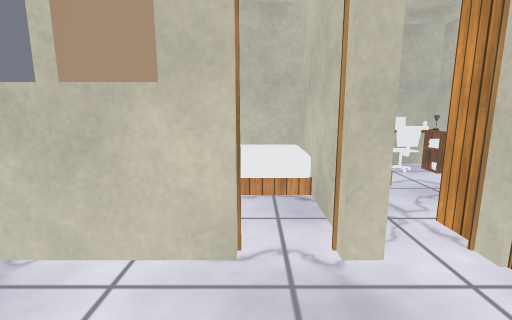
View 1 (above)

24 first-person views from a walk through a scene from a Unity 3-D project. The camera is 1.2 m above the floor, tilts 10° down and sees 85° across. Doors are open. The floor is counted in squares, 0.5 m on a side. Each view is taken from the middle of a square. On the plan, view 1 faces up. The plan holds only what a view shows up to about 18 squares ahead; the rest is blank. The place goes on beyond the plan. The player is left out. Surface patterns are stand-ins for the level's own textures.

View 2
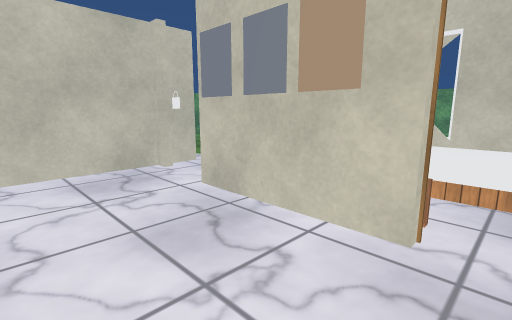

View 3
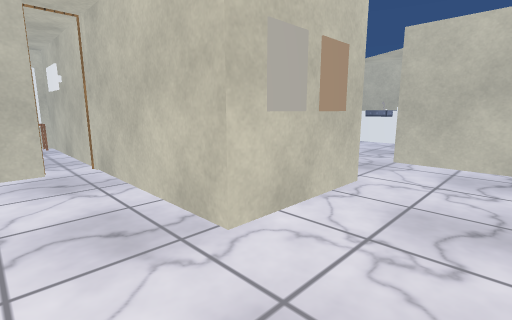

View 4
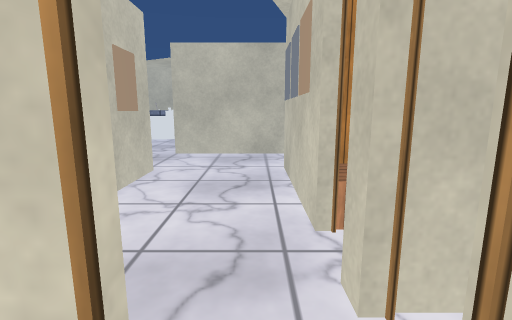

View 5
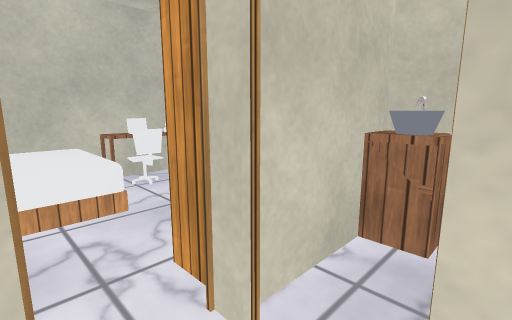

View 6
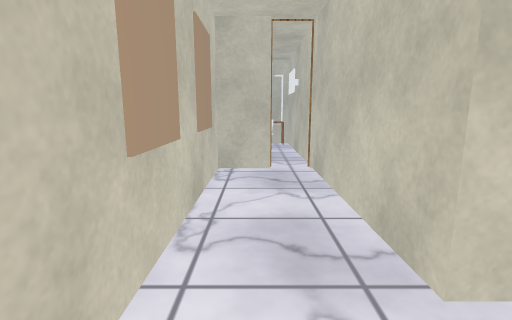

View 7
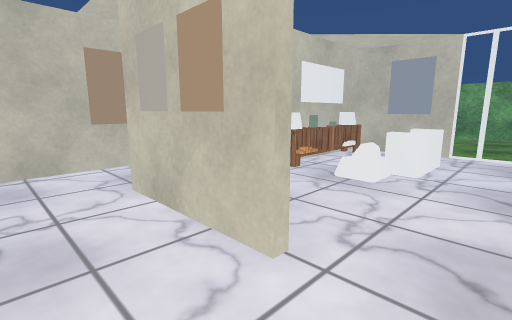

View 8
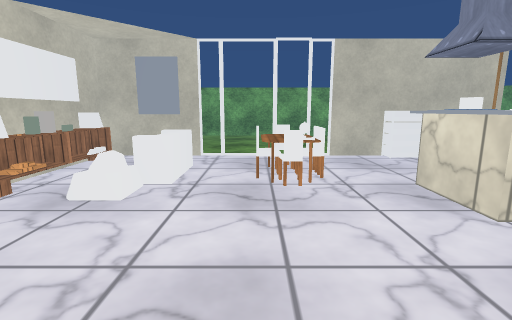

View 9
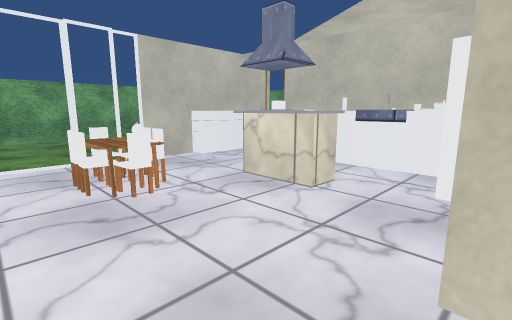

View 10
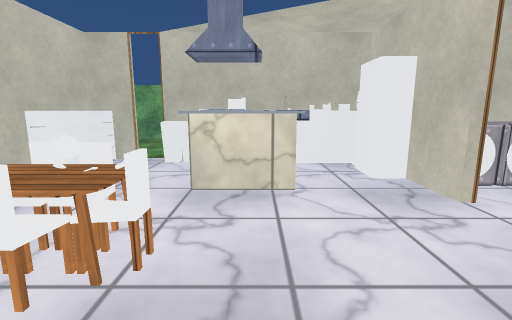

View 11
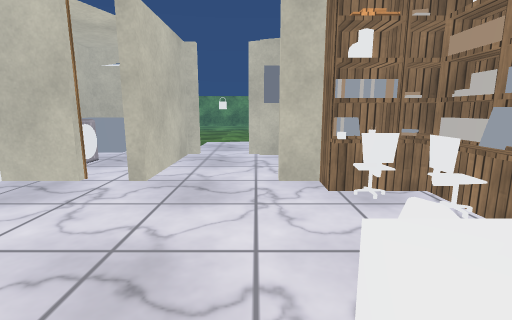

View 12
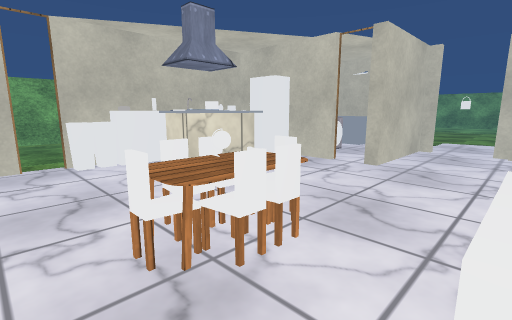

View 13
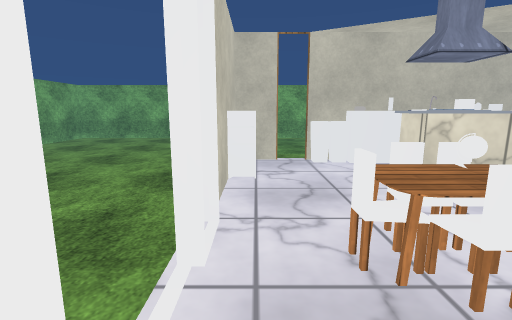

View 14
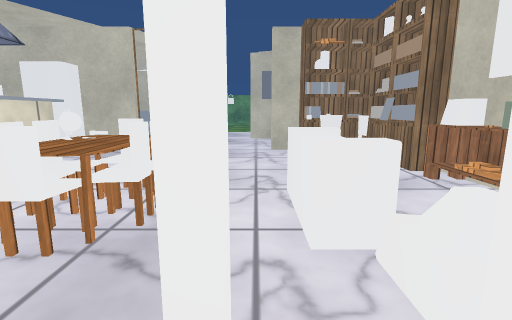

View 15
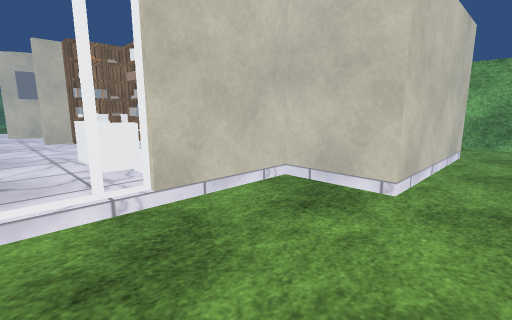

View 16
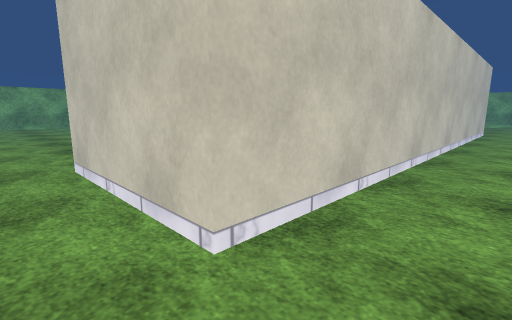

View 17
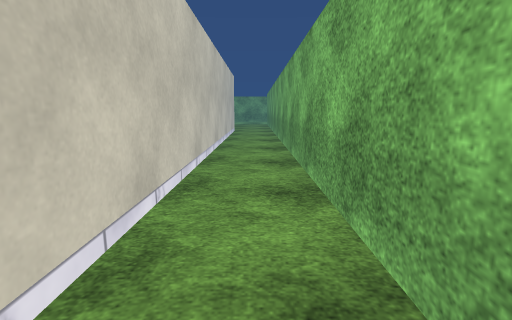

View 18
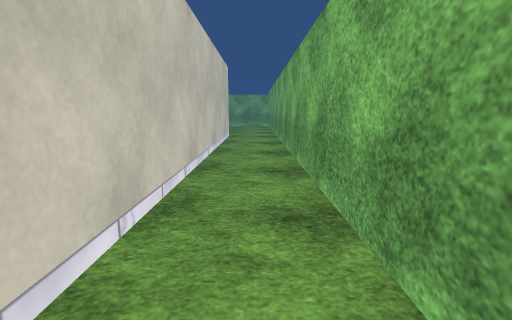

View 19
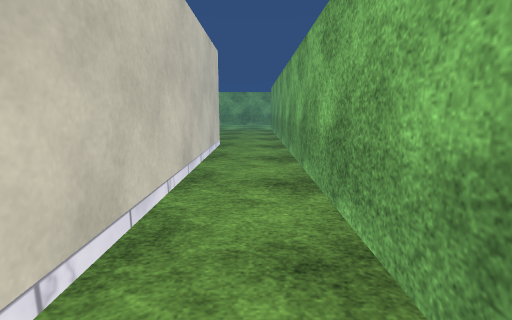

View 20
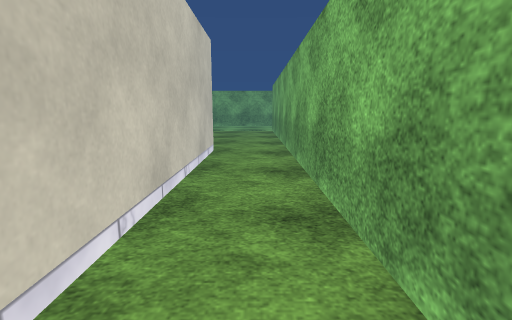

View 21
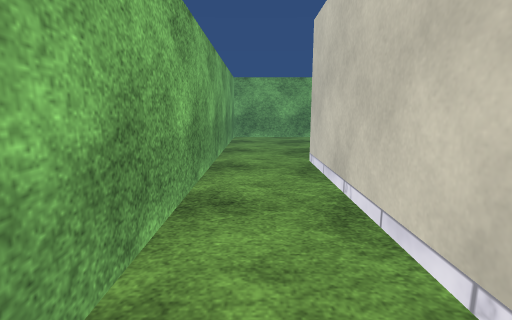

View 22
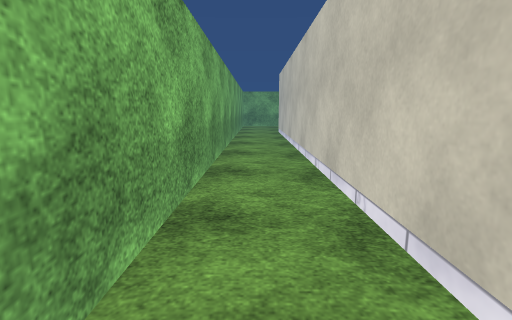

View 23
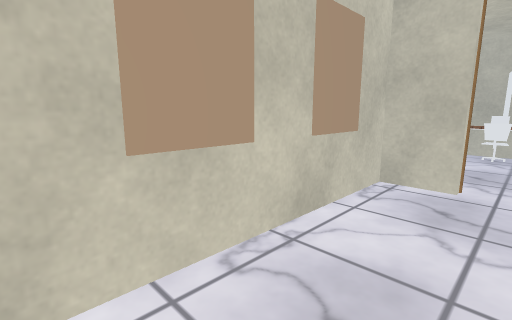

View 24
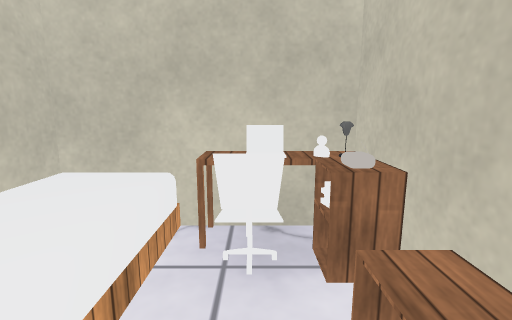

### Floor plan
Key: @ floor where view 1 was taken; # wall or solid block; . main floor; : floor 0.25 m higher than the main floor; + floor 0.75 m higher than the main floor; D open door; = window, fence, low wall or low ledge; ^ raised ledge; O other object.
Columns run from 26 left of view 1 to 13 right of it. Each row starts with its distance up from view 1.
 13                             #######....#
 12                             #OO#### ...#
 11                          #  #OO#OOO ...#
 10                         #####OO::## ...#
  9                          ===#OO:::#....#
  8                  ::      ## #:::: #....#
  7                #:::         #:::: #....#
  6          ##    #:::         #:#   #....#
  5          #     #DOD#     #DD#D##  #....#
  4          #     #:O:#######DD#DD####....#
  3          #     #::::::::::::::D::##....#
  2          #     #:::::::::::::##   #....#
  1                #::::::::::::: #   #....#
  0                #::::::::::@:: #   #....#
 -1           # #DD#::::######::: #   #....#
 -2       ##  ####::::::#######::##   #....#
 -3       #####::::::::::######::##   # ...#
 -4       #=::::::::::::::OO###:::#    #...#
 -5       ##:::::::::::::::O###::##    #...#
 -6       ##::^^^:::::::::: ###::##   ##...#
 -7       #=:  ##::::::::######::##    #...#
 -8       #=   ##::::::::= :=##::#     #...#
 -9       #O  ###::^O:::OO :=##: ##   # ...#
-10       #=::::::#O^O::O  :=#DD###   #....#
-11 ....  #^::::::#O^O::O   =##:      #....#
-12 ....  D::::::::^O^::O   =##::     #....#
-13       D::::::::::::::  :=##::     #....#
-14       #^^^^::::::::::= :=##::     #....#
-15       #######DDDDDDDD######::     #....#
-16               ......  ...##::     #....#
-17          ................##O:     #....#
-18       ...................#^+^     #....#
-19     .....................##########....#
-20   ............ ........... ##..........#
-21   ..........   ........................#
-22   .........    ....  ..................#

Positions as (right, up) in squares from view 1, and headings:
1: (0, 0), facing up
2: (1, -1), facing up-left
3: (3, 3), facing down-left
4: (5, 3), facing left
5: (2, 2), facing up-right
6: (2, 2), facing down
7: (-9, 2), facing down-right
8: (-9, 0), facing down
9: (-7, -1), facing down-left
10: (-6, -7), facing left
11: (-7, -11), facing up
12: (-6, -14), facing up-left
13: (-6, -14), facing left
14: (-7, -16), facing up
15: (-9, -22), facing up-right
16: (12, -22), facing up-left
17: (11, -21), facing up
18: (11, -14), facing up
19: (11, -7), facing up
20: (11, -4), facing up
21: (11, -6), facing down
22: (11, 13), facing down
23: (0, 0), facing down-right
24: (6, 7), facing up
